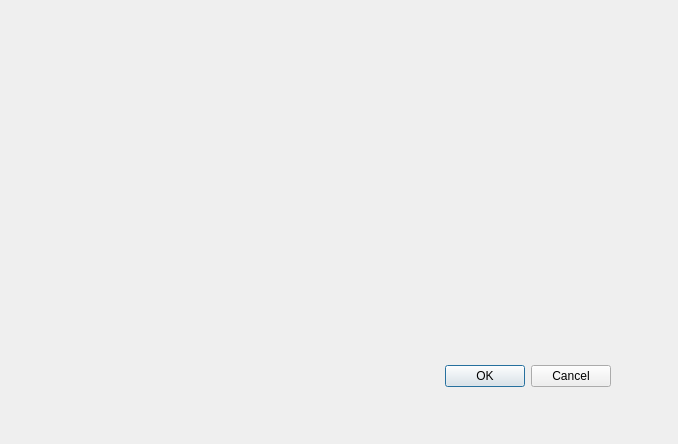
<?xml version="1.0" encoding="UTF-8"?>
<ui version="4.0">
 <class>person</class>
 <widget class="QDialog" name="person">
  <property name="geometry">
   <rect>
    <x>0</x>
    <y>0</y>
    <width>678</width>
    <height>444</height>
   </rect>
  </property>
  <property name="windowTitle">
   <string>Dialog</string>
  </property>
  <widget class="QDialogButtonBox" name="buttonBox">
   <property name="geometry">
    <rect>
     <x>270</x>
     <y>360</y>
     <width>341</width>
     <height>32</height>
    </rect>
   </property>
   <property name="orientation">
    <enum>Qt::Horizontal</enum>
   </property>
   <property name="standardButtons">
    <set>QDialogButtonBox::Cancel|QDialogButtonBox::Ok</set>
   </property>
  </widget>
 </widget>
 <resources/>
 <connections>
  <connection>
   <sender>buttonBox</sender>
   <signal>accepted()</signal>
   <receiver>person</receiver>
   <slot>accept()</slot>
   <hints>
    <hint type="sourcelabel">
     <x>248</x>
     <y>254</y>
    </hint>
    <hint type="destinationlabel">
     <x>157</x>
     <y>274</y>
    </hint>
   </hints>
  </connection>
  <connection>
   <sender>buttonBox</sender>
   <signal>rejected()</signal>
   <receiver>person</receiver>
   <slot>reject()</slot>
   <hints>
    <hint type="sourcelabel">
     <x>316</x>
     <y>260</y>
    </hint>
    <hint type="destinationlabel">
     <x>286</x>
     <y>274</y>
    </hint>
   </hints>
  </connection>
 </connections>
</ui>
